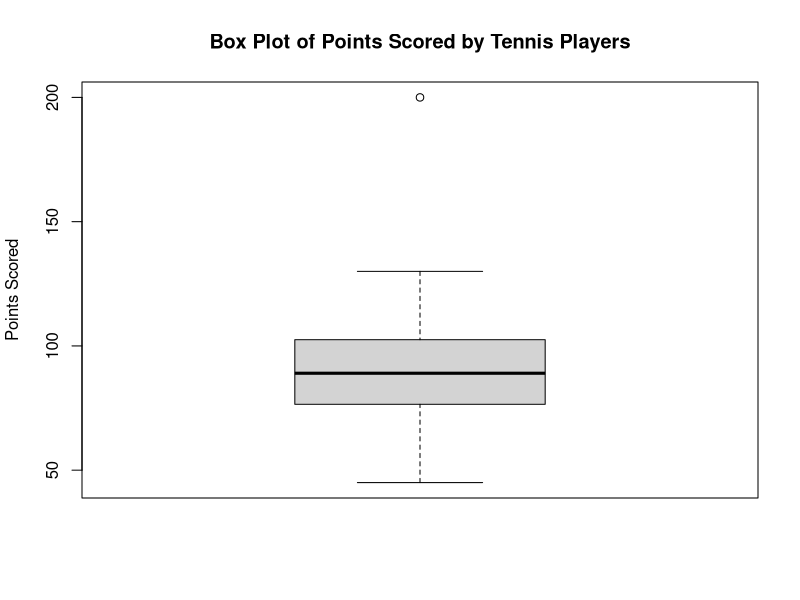

Source code (R):
# Sample data of points scored by tennis players
points_scored <- c(45, 58, 62, 70, 75, 78, 80, 82, 85, 88, 90, 92, 95, 98, 100, 105, 120, 125, 130, 200)

# Create a box plot
boxplot(points_scored, 
        main="Box Plot of Points Scored by Tennis Players",
        ylab="Points Scored")

# Determine the outliers
outliers <- boxplot(points_scored, plot=FALSE)$out

# Print the outliers
cat("Outliers: ", outliers, "\n")